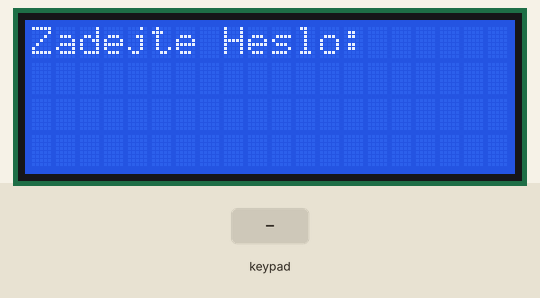
Bench run of a sketch on a simulated Arduino Uno, built with avr-gcc and run on an emulated ATmega328P. Shown: 20×4 character LCD. The inputs (shaded band) are chosen by the test bench. What the sketch prints to the serial monitor is not drawn.

Above: at 1.2 s.
1.3 s: keypad keys 1 2 3 4 # pressed 0.4 s apart
At 3.8 s:
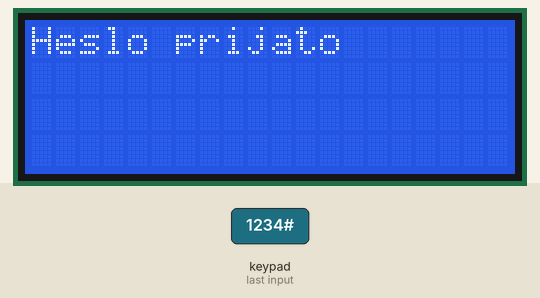
7.8 s: key '0' pressed
At 8.8 s:
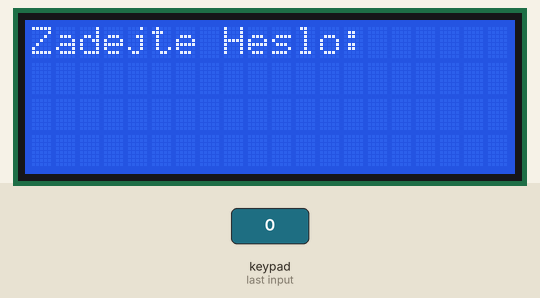
9.3 s: keypad keys 1 1 1 1 # pressed 0.4 s apart
At 11.8 s:
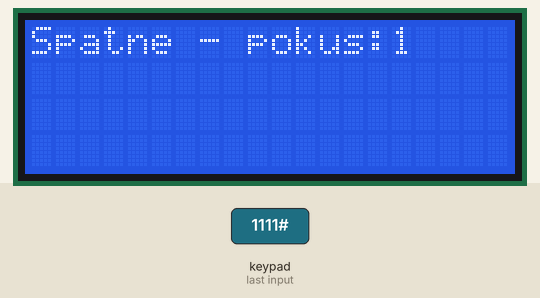
14.3 s: key '1' pressed
At 15.4 s:
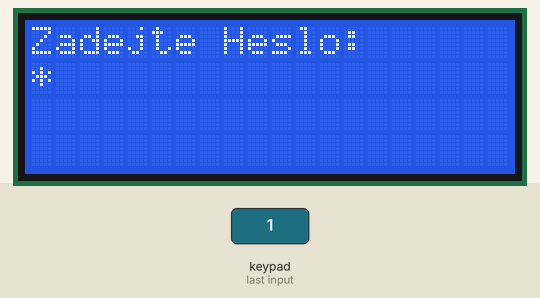
15.8 s: key '2' pressed
At 16.8 s:
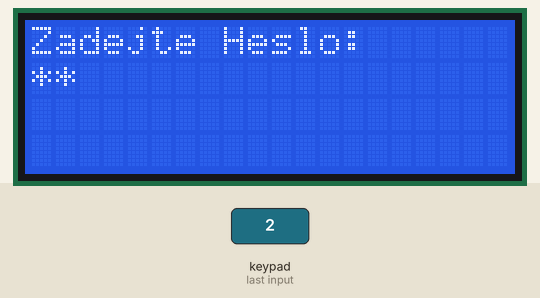
Timing chart, 0 to 18.3 s (numbered marks = the images above; inputs shaded):
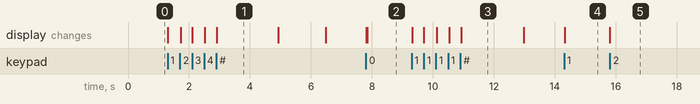

Measured:
- after the input at 1.3 s, the display: first changes at once (image 1 shows a later state)
- after the input at 7.8 s, the display: first changes at once (image 2 shows a later state)
- after the input at 9.3 s, the display: first changes at once (image 3 shows a later state)
- after the input at 14.3 s, the display: changes at once (image 4)
- after the input at 15.8 s, the display: changes at once (image 5)
- what the display in image 1 shows lasts 2.0 s, from 2.9 s to 4.9 s

The sketch:

clean_kodovy_zamek.ino
```cpp
#include <Keypad.h>
#include <Wire.h>
#include <LiquidCrystal_I2C.h>

LiquidCrystal_I2C lcd(0x27,20,4);
const byte ROWS = 4; //four rows
const byte COLS = 4; //three columns
char keys[ROWS][COLS] = {
  {'1', '2', '3', '4'},
  {'5', '6', '7', '8'},
  {'9', 'A', 'B', 'C'},
  {'D', 'E', '0', '#'}
};
byte rowPins[ROWS] = {5, 4, 3, 2}; //connect to the row pinouts of the keypad
byte colPins[COLS] = {6, 7, 8, 9}; //connect to the column pinouts of the keypad

Keypad klavesnice = Keypad( makeKeymap(keys), rowPins, colPins, ROWS, COLS );
char klavesa;
int pokus=0;
int i=0;
int n=0;
int x=0;
int o=0;
char heslomain[]="1234";
char servisheslo[]="1111";
char heslo[4];


void setup(){
  Serial.begin(9600);
  lcd.init();
  lcd.backlight();
}

void loop()
{
  if(o==0) // o je všeobecný stav
  {
  lcd.print("                          ");
  lcd.setCursor(0, 0);
  lcd.print("Zadejte Heslo:");
  klavesa = klavesnice.getKey();
  if(klavesa && n<4) // pokud se klikne klávesa a zároveň se klikne 4x (0x,1x,2x,3x)
  {
    lcd.setCursor(n,1); //vždycky se ten "*" znak posune
    lcd.print("*");
    heslo[n]=klavesa;    //pokus se to z té klávesy rovná tomu stálému heslu
    n++;
  }

if(klavesa == '#') //potvrzení musí být jako první podmínka
  {
    for(i=0; i<4; i++) //teď použiju ičko pro porovnání všech hodnot v poli
    {
      if(heslomain[i]==heslo[i])
      {
        x++; //každá stejná hodnota v poli se přičte jako x++
      }
    }

  if(x==4) //přijetí hesla
    {
    lcd.clear();
    lcd.setCursor(0, 0);
    lcd.print("Heslo prijato");
    delay(2000);
    lcd.clear();
    lcd.print("Vitejte");
    delay(1500);
    lcd.clear();
    o=1;
    }
  else if(x!=4) //špatně heslo
    {
    pokus++;
    n=0;
    i=0;
    lcd.clear();
    lcd.setCursor(0, 0);
    lcd.print("Spatne - pokus:");
    lcd.print(pokus);
    delay(2000);
    if(pokus==3) //3 špatné pokusy, takže blokace
    {
    o=2;
    lcd.clear();
    lcd.setCursor(0, 0);
    lcd.print("Blokace");
    delay(1500);
    lcd.clear();
    }
    }
  }
 }

  if(o==1) //přihlášení menu
  {
    lcd.print("                               ");
    lcd.setCursor(0, 0);
    lcd.print("Zmena hesla- D");
    lcd.setCursor(0, 1);
    lcd.print("Odhlasit- 0");
    klavesa=klavesnice.getKey();

    if(klavesa == '0')
    {
    o=0;
    n=0;
    x=0;
    lcd.clear();
    }

    if(klavesa == 'D')
    {

    }
  }


  if(o==2) //po blokaci zadej servnisní pin
  {
    lcd.setCursor(0, 0);
    lcd.print("Zadejte pin:");
    klavesa=klavesnice.getKey();
    if(klavesa && n < 4)
    {
      lcd.setCursor(n, 1);
      lcd.print("*");
      heslo[n]=klavesa;
      n++;
    }

    if (klavesa == '#')
    {
      for(i=0;i<4;i++)
      {
        if(servisheslo[i]==heslo[i]) //teď se porovnává se servisním pinem
        {
          x++;
        }
      }
    if(x < 4) //špatně pin, takže se opakuje toto větev
    {
      lcd.clear();
      lcd.setCursor(0, 0);
      lcd.print("Spatne");
      delay(2000);
      lcd.clear();
      n=0;
      o=2;
    }

    if(x == 4) //správně pin, takže probíhá operace 0 pro zadání normálního hesla
    {
      lcd.clear();
      lcd.setCursor(0, 0);
      lcd.print("Vitejte");
      delay(2000);
      lcd.clear();
      n=0;
      o=0;
      x=0;
      pokus=0;
    }

    }
  }
  if (klavesa){
    Serial.println(klavesa); //vypsání klávesy na servisní monitor
  }

}
```
